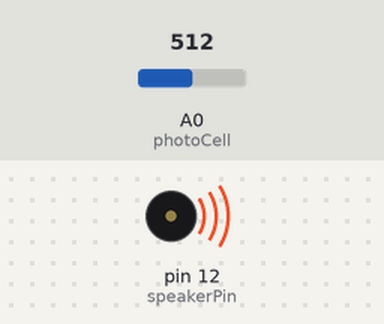
This sketch was run on a simulated Arduino Uno, built with avr-gcc and run on an emulated ATmega328P. Shown: buzzer (waves = sounding). The test bench sets the inputs (shaded band); at power-on: A0 (photoCell) = 512.

Above: at 0.1 s.
Timing chart, 0 to 1.6 s (numbered marks = the images above):
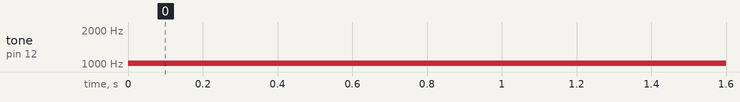

Measured:
- by itself, tone on pin 12 (speakerPin): silent → 1012 Hz at 0.00 s

The sketch:

theremin.ino
```cpp
int speakerPin = 12;
int photoCell = 0;

void setup() {

}

void loop() {
  int reading = analogRead(photoCell);
  int pitch = reading + 500;
  tone(speakerPin, pitch);
}
```
